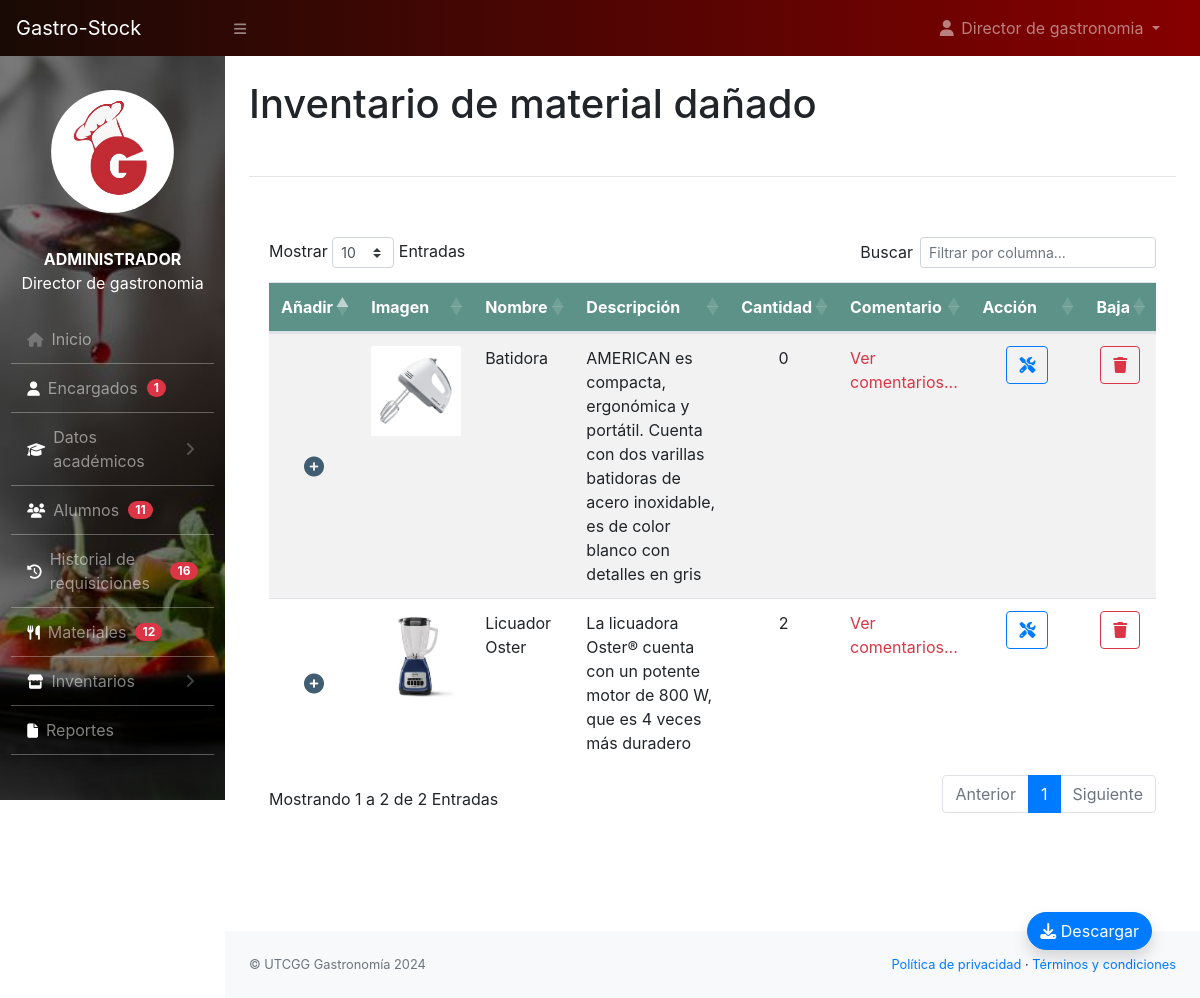
The app's page /administrador/inv_danado.php (signed in) with its own data.
### tables this page shows
CREATE TABLE `articulos_danados` (
  `id` int(12) NOT NULL,
  `articulo_danado` int(12) NOT NULL,
  `cantidad` int(12) NOT NULL,
  `fecha` datetime NOT NULL DEFAULT current_timestamp()
);

CREATE TABLE `articulos` (
  `id_articulo` int(11) NOT NULL,
  `nombre` varchar(255) NOT NULL,
  `cantidad` int(11) NOT NULL,
  `descripcion` varchar(500) NOT NULL,
  `imagen` varchar(255) NOT NULL,
  `tipo` enum('donativo','adquirido','donativo / adquirido') NOT NULL,
  `estatus` enum('activo','eliminado') DEFAULT NULL
);

### administrador/inv_danado.php (the view, shortened to what this page needs)
<?php
    include_once('../conf/config.php');
?>
<!DOCTYPE html>
<html lang="en">
<head>
	<link rel="stylesheet" href="https://cdn.jsdelivr.net/npm/bootstrap@4.6.2/dist/css/bootstrap.min.css">
        <link href="../css/styles.css" rel="stylesheet" />
        <link rel="stylesheet" href="../css/estilo-nav.css">
        <link href="https://cdn.datatables.net/1.10.20/css/dataTables.bootstrap4.min.css" rel="stylesheet" />
        <link rel="stylesheet" href="https://cdnjs.cloudflare.com/ajax/libs/font-awesome/6.5.1/css/all.min.css" />
</head>
<body class="sb-nav-fixed">
	<?php
		include_once("navbar.php");
	?>
	<div id="layoutSidenav_content">
                <main>
                    <div class="container-fluid">
                        <h1 class="mt-4">Inventario de material dañado</h1>
                        <br>
                        <hr>
                        <br>
                        <div class="card mb-4" style="border: none">
                            <div class="card-body">
                                <div class="table-responsive">
                                    <table class="table table-hover table-striped" id="dataTable" width="100%" cellspacing="0">
                                        <thead style="background-color:#5C9287 ;color: #fff;">
                                            <tr>
                                              <th>Añadir</th>
                                                <th>Imagen</th>
                                                <th>Nombre</th>
                                                <th>Descripción</th>
                                                <th>Cantidad</th>
                                                <th>Comentario</th>
                                                <th>Acción</th>
                                                <th>Baja</th>
                                            </tr>
                                        </thead>
                                        <tbody>
                                            <?php
          $sql = "SELECT articulos.*,articulos.cantidad as cantidad_articulos,articulos_danados.cantidad as cantidad_danada, articulos_danados.* FROM articulos INNER JOIN articulos_danados ON articulos.id_articulo = articulos_danados.articulo_danado WHERE articulos.estatus = 'activo'";
          $result = $con -> query($sql);
          $i = 1;
          if($result ->num_rows > 0){
            while($row = $result ->fetch_assoc()) { ?>
              <tr>
                <td style="vertical-align:middle;text-align: center;">
  <i id="icono_plus" class="fa-solid fa-circle-plus fa-lg" data-toggle="modal" data-target="#exampleModal3_<?php echo $i ?>"></i>
                  </td>
                 <td>
    <?php
    $ruta1 = "php_action/" . htmlspecialchars($row['imagen']);
    $ruta2 = "../encargado/php_action/" . htmlspecialchars($row['imagen']);
    if (file_exists($ruta1)) {
        $rutaImagen = $ruta1;
    } elseif (file_exists($ruta2)) {
        $rutaImagen = $ruta2;
    }
    ?>
    <img src="<?php echo htmlspecialchars($rutaImagen); ?>" class="card-img-top" alt="Imagen" style="width: 90px; height: 90px; margin: auto;">
</td>
                  <td><?php echo ucfirst($row['nombre'])?></td>
                  <td><?php echo ucfirst($row['descripcion'])?></td>
                   <td class="text-center"><?php echo $row['cantidad_danada'] ?></td>
                   <td>
                    <a href=# class="text-danger" data-toggle="modal" data-target="#modal2_<?php echo $i?>">
                        Ver comentarios...</a>
                                                </td>
<td>
  <div class="container-fluid text-center">
    <?php
      $id_articulo = $row['id_articulo'];
      if ($row['tipo'] == 'donativo') {
         $sqlDon = "SELECT * FROM articulos_donados WHERE articulo_donado = '$id_articulo' ";
        $resultDon = $con ->query($sqlDon);
        $data2 = $resultDon->fetch_assoc();
        $tipo_material = $data2['tipo_material'];
       }  else {
         $sqlAdq = "SELECT * FROM articulos_adquiridos WHERE articulo_adquirido = '$id_articulo' ";
        $resultAdq = $con ->query($sqlAdq);
        $data2 = $resultAdq->fetch_assoc();
        $tipo_material = $data2['tipo_material'];
       }
       if ($tipo_material == 'equipo'){ ?>
        <button type="button" class="btn btn-outline-primary" data-toggle="modal" data-target="#exampleModal4_<?php echo $i ?>">
  <i class="fa-solid fa-screwdriver-wrench"></i>
</button></div>
       <?php }
      ?>
                  </td>
                  <td class="text-center">
                    <button type="button" class="btn btn-outline-danger" data-toggle="modal" data-target="#exampleModal1_<?php echo $i ?>">
  <i class="fa-solid fa-trash"></i>
</button>
                  </td>
              </tr>
             <?php  $i++;
            }
          } else{
            echo "<tr> <td colspan='8'> <center>No existen materiales dañados</center></td></tr>";
          }
        ?>
                    </tbody>
                  </table>
                </div>
              </div>
            </div>
          </div>
          <br>
          <br>
          <br>
          <div class="d-flex container-fluid justify-content-end fixed-bottom p-5" >
        <a href="fpdf186/inv_danado.php"><button type="button" class="btn btn-primary shadow " style="border-radius: 50px;"><i class="fa-solid fa-download"></i> Descargar</button></a>
      </div>
        </main>
        <?php include_once('footer.php'); ?>
</body>
</html>

### administrador/inv_danado.php (style rules this page uses)
#icono_plus { color: #405D72; cursor: pointer; }

### records on screen
articulos_danados: articulo_danado.imagen (picture), articulo_danado.nombre "Batidora", articulo_danado.descripcion "AMERICAN es compacta, ergonómica y portátil. Cuenta con dos varillas batidoras de acero inoxidable, es de color blanco con detalles en gris", cantidad "0"
articulos_danados: articulo_danado.imagen (picture), articulo_danado.nombre "Licuador Oster", articulo_danado.descripcion "La licuadora Oster® cuenta con un potente motor de 800 W, que es 4 veces más duradero", cantidad "2"

### other values on screen
$nombre "Director de gastronomia"
$tipo_usuario "ADMINISTRADOR"
$row['total'] "1"
$row['total'] "11"
$row['total'] "16"
$row['total'] "12"
